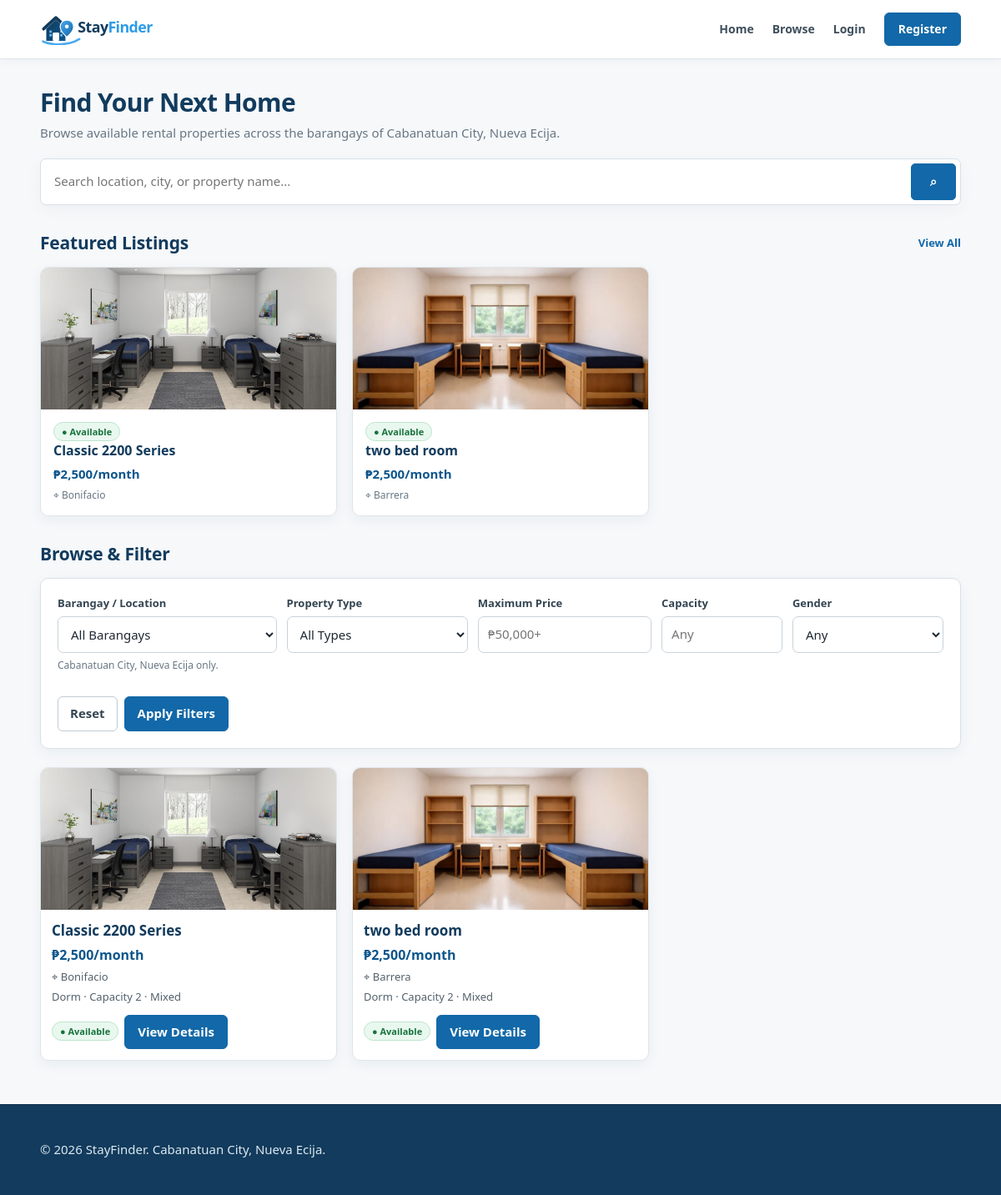
Screenshot of /browse.php with the database file from the repository.
### tables this page shows
CREATE TABLE `properties` (
  `id` int(10) UNSIGNED NOT NULL,
  `owner_id` int(10) UNSIGNED NOT NULL,
  `title` varchar(150) NOT NULL,
  `property_type` enum('apartment','dorm','boarding_house') NOT NULL,
  `location` varchar(255) NOT NULL,
  `price` decimal(10,2) NOT NULL,
  `capacity` int(10) UNSIGNED NOT NULL,
  `gender_preference` enum('female_only','male_only','mixed') NOT NULL,
  `electricity_included` tinyint(1) NOT NULL DEFAULT 0,
  `wifi_available` tinyint(1) NOT NULL DEFAULT 0,
  `curfew` tinyint(1) NOT NULL DEFAULT 0,
  `transportation` varchar(255) DEFAULT NULL,
  `rules` text DEFAULT NULL,
  `description` text DEFAULT NULL,
  `status` enum('pending','approved','rejected') NOT NULL DEFAULT 'pending',
  `availability_status` enum('available','unavailable') NOT NULL DEFAULT 'available',
  `created_at` timestamp NULL DEFAULT current_timestamp(),
  `updated_at` timestamp NULL DEFAULT current_timestamp() ON UPDATE current_timestamp(),
  `listing_expires_at` datetime DEFAULT NULL,
  `last_renewed_at` datetime DEFAULT NULL,
  `renewal_count` int(10) UNSIGNED NOT NULL DEFAULT 0
);

### config/app.php (called while the page is built, shortened)
<?php
function base_url(string $path = ''): string
{
    return BASE_URL . ($path !== '' ? '/' . ltrim($path, '/') : '');
}
function property_image_url(?string $storedPath): string
{
    $path = trim((string)$storedPath);
    $path = str_replace('\\', '/', $path);
    $path = ltrim($path, '/');
    $path = preg_replace('~^(?:\./)+~', '', $path) ?? $path;
    $absolute = dirname(__DIR__) . '/' . $path;
    return base_url($path);
}

### browse.php (the view, shortened to what this page needs)
<?php
require_once 'config/database.php';
$capacity = (string)($_GET['capacity'] ?? '');
$maxPrice = (string)($_GET['max_price'] ?? '');
$search = trim((string)($_GET['q'] ?? ''));
$location = trim((string)($_GET['location'] ?? ''));
$sql = "SELECT p.id, p.title, p.property_type, p.location, p.price, p.capacity, p.gender_preference, p.availability_status,
               (SELECT pi.image_path FROM property_images pi WHERE pi.property_id = p.id ORDER BY pi.id LIMIT 1) AS image_path
        FROM properties p
        WHERE p.status = 'approved' AND (p.listing_expires_at IS NULL OR p.listing_expires_at > NOW())";
$params = [];
if ($location !== '') {
    $sql .= ' AND p.location = :location';
    $params[':location'] = $location;
} else {
    $locationParams = [];
    foreach (CABANATUAN_BARANGAYS as $i => $barangay) {
        $key = ':barangay_' . $i;
        $locationParams[$key] = $barangay;
    }
    $placeholders = implode(',', array_keys($locationParams));
    $sql .= " AND p.location IN ($placeholders)";
    $params = array_merge($locationParams, []);
}
$sql .= " ORDER BY (p.availability_status = 'available') DESC, p.created_at DESC";
$stmt = $pdo->prepare($sql); $stmt->execute($params); $properties = $stmt->fetchAll();
$featuredSql = "SELECT p.id, p.title, p.price, p.location, p.availability_status,
    (SELECT pi.image_path FROM property_images pi WHERE pi.property_id=p.id ORDER BY pi.id LIMIT 1) AS image_path
    FROM properties p WHERE p.status='approved' AND (p.listing_expires_at IS NULL OR p.listing_expires_at > NOW())";
$featuredParams = [];
if ($location !== '') {
    $featuredSql .= ' AND p.location = ?';
    $featuredParams[] = $location;
} else {
    $placeholders = implode(',', array_fill(0, count(CABANATUAN_BARANGAYS), '?'));
    $featuredSql .= " AND p.location IN ($placeholders)";
    $featuredParams = CABANATUAN_BARANGAYS;
}
$featuredSql .= " AND p.availability_status = 'available' ORDER BY p.created_at DESC LIMIT 3";
$featuredStmt = $pdo->prepare($featuredSql);
$featuredStmt->execute($featuredParams);
$featured = $featuredStmt->fetchAll();
require_once 'includes/header.php';
?>
<div class="browse-top">
    <div>
        <h1>Find Your Next Home</h1>
        <p>Browse available rental properties across the barangays of Cabanatuan City, Nueva Ecija.</p>
    </div>
</div>
<div class="hero-search" style="max-width:100%; margin-bottom:24px; border:1px solid var(--line); box-shadow:0 5px 20px rgba(16,36,58,.04);">
    <input type="search" name="q" form="rental-filters" value="<?= htmlspecialchars($search, ENT_QUOTES, 'UTF-8') ?>" placeholder="Search location, city, or property name...">
    <button type="submit" form="rental-filters" aria-label="Search">⌕</button>
</div>
<div class="section-head">
    <h2>Featured Listings</h2>
    <a href="#all-listings">View All</a>
</div>
<div class="featured-grid">
    <?php if ($featured): foreach ($featured as $item): ?>
        <a class="featured-card" href="property.php?id=<?= (int)$item['id'] ?>">
            <?php if (!empty($item['image_path'])): ?><img src="<?= property_image_url($item['image_path']) ?>" alt="Rental photo"><?php else: ?><img src="<?= base_url('assets/img/placeholder.svg') ?>" alt="No photo available"><?php endif; ?>
            <div class="featured-body">
                <span class="availability-pill available">● Available</span>
                <h3><?= htmlspecialchars($item['title'], ENT_QUOTES, 'UTF-8') ?></h3>
                <div class="price">₱<?= number_format((float)$item['price'], 0) ?>/month</div>
                <div class="location-line">⌖ <?= htmlspecialchars($item['location'], ENT_QUOTES, 'UTF-8') ?></div>
            </div>
        </a>
    <?php endforeach; else: ?>
        <div class="card"><p>No featured listings yet.</p></div>
    <?php endif; ?>
</div>
<div class="section-head" id="all-listings"><h2>Browse & Filter</h2></div>
<div class="filter-card">
    <form method="get" id="rental-filters">
        <div class="filter-grid">
            <div class="form-group filter-location">
                <label for="location">Barangay / Location</label>
                <select id="location" name="location">
                    <option value="">All Barangays</option>
                </select>
                <p class="small">Cabanatuan City, Nueva Ecija only.</p>
            </div>
            <div class="form-group">
                <label for="property_type">Property Type</label>
                <select id="property_type" name="property_type">
                    <option value="">All Types</option>
                </select>
            </div>
            <div class="form-group">
                <label for="max_price">Maximum Price</label>
                <input id="max_price" name="max_price" inputmode="decimal" value="<?= htmlspecialchars($maxPrice, ENT_QUOTES, 'UTF-8') ?>" placeholder="₱50,000+">
            </div>
            <div class="form-group">
                <label for="capacity">Capacity</label>
                <input id="capacity" name="capacity" type="number" min="1" max="999" value="<?= htmlspecialchars($capacity, ENT_QUOTES, 'UTF-8') ?>" placeholder="Any">
            </div>
            <div class="form-group">
                <label for="gender">Gender</label>
                <select id="gender" name="gender">
                    <option value="">Any</option>
                </select>
            </div>
        </div>
        <div class="filter-actions" style="margin-top:14px;">
            <a class="secondary-button" href="browse.php">Reset</a>
            <button type="submit">Apply Filters</button>
        </div>
    </form>
</div>
<div class="listing-grid">
<?php foreach ($properties as $property): ?>
    <article class="property-card">
        <?php if (!empty($property['image_path'])): ?><img src="<?= property_image_url($property['image_path']) ?>" alt="Property image" class="listing-thumb"><?php else: ?><div class="listing-thumb"></div><?php endif; ?>
        <div class="property-card-body">
            <h3><?= htmlspecialchars($property['title'], ENT_QUOTES, 'UTF-8') ?></h3>
            <p class="price-line">₱<?= number_format((float)$property['price'], 0) ?>/month</p>
            <p>⌖ <?= htmlspecialchars($property['location'], ENT_QUOTES, 'UTF-8') ?></p>
            <p><?= htmlspecialchars(ucwords(str_replace('_', ' ', $property['property_type'])), ENT_QUOTES, 'UTF-8') ?> · Capacity <?= (int)$property['capacity'] ?> · <?= htmlspecialchars(ucwords(str_replace('_', ' ', $property['gender_preference'])), ENT_QUOTES, 'UTF-8') ?></p>
            <div class="card-actions">
                <div class="availability-row">
                    <span class="availability-pill <?= $property['availability_status'] === 'available' ? 'available' : 'unavailable' ?>">
                        <?= $property['availability_status'] === 'available' ? '● Available' : '● Unavailable' ?>
                    </span>
                </div>
                <a class="primary-button" href="property.php?id=<?= (int)$property['id'] ?>">View Details</a>
            </div>
        </div>
    </article>
<?php endforeach; ?>
</div>
<?php require_once 'includes/footer.php'; ?>

### rows the page displays
properties: shows a picture, title "Classic 2200 Series", price "2,500", location "Bonifacio", property_type "Dorm", capacity "2", gender_preference "Mixed", availability_status "● Available"
properties: shows a picture, title "two bed room", price "2,500", location "Barrera", property_type "Dorm", capacity "2", gender_preference "Mixed", availability_status "● Available"
